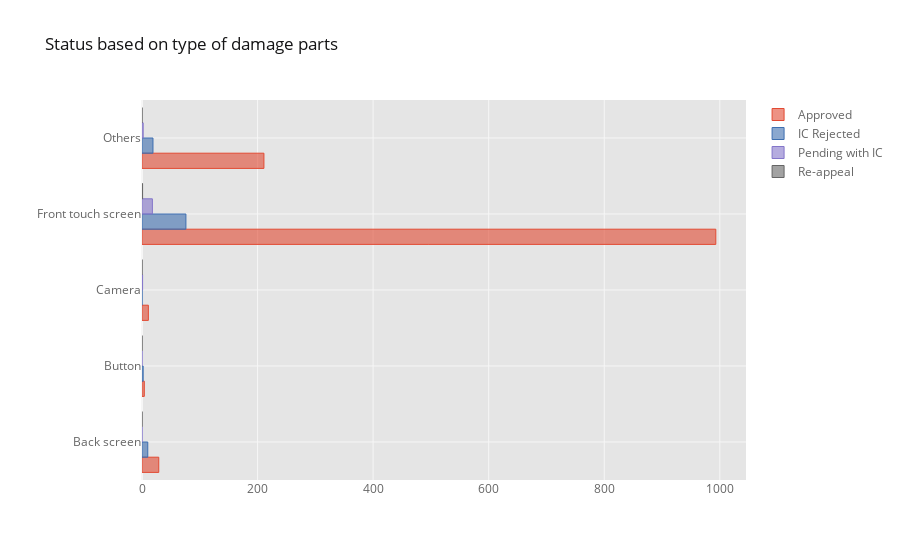

The notebook cell saved with this chart:
### Markdown cell above
## The Approval and Rejection rates linearly scale towards the number of cases with respective damages.

### Code cell
pd.crosstab(claim_attributes['damagePart'],claim_attributes['verification_sub_status']).iloc[1:].iplot("bar",orientation="h",title="Status based on type of damage parts")

### Figure 1 — Plotly figure (JSON) as saved in the notebook; plotly's stock layout.template omitted (floating-point values rounded to 4 significant figures)
{"data": [{"marker": {"color": "rgba(226, 74, 51, 0.6)", "line": {"color": "rgba(226, 74, 51, 1.0)", "width": 1}}, "name": "Approved", "orientation": "h", "text": "", "type": "bar", "x": [29, 4, 11, 993, 211], "y": ["Back screen", "Button", "Camera", "Front touch screen", "Others"]}, {"marker": {"color": "rgba(62, 111, 176, 0.6)", "line": {"color": "rgba(62, 111, 176, 1.0)", "width": 1}}, "name": "IC Rejected", "orientation": "h", "text": "", "type": "bar", "x": [10, 2, 0, 76, 19], "y": ["Back screen", "Button", "Camera", "Front touch screen", "Others"]}, {"marker": {"color": "rgba(132, 118, 202, 0.6)", "line": {"color": "rgba(132, 118, 202, 1.0)", "width": 1}}, "name": "Pending with IC", "orientation": "h", "text": "", "type": "bar", "x": [0, 0, 1, 18, 2], "y": ["Back screen", "Button", "Camera", "Front touch screen", "Others"]}, {"marker": {"color": "rgba(101, 101, 101, 0.6)", "line": {"color": "rgba(101, 101, 101, 1.0)", "width": 1}}, "name": "Re-appeal", "orientation": "h", "text": "", "type": "bar", "x": [0, 0, 0, 1, 0], "y": ["Back screen", "Button", "Camera", "Front touch screen", "Others"]}], "layout": {"legend": {"bgcolor": "#FFFFFF", "font": {"color": "#666666"}}, "paper_bgcolor": "#FFFFFF", "plot_bgcolor": "#E5E5E5", "title": {"font": {"color": "#151516"}, "text": "Status based on type of damage parts"}, "xaxis": {"gridcolor": "#F6F6F6", "showgrid": true, "tickfont": {"color": "#666666"}, "title": {"font": {"color": "#666666"}, "text": ""}, "zerolinecolor": "#F6F6F6"}, "yaxis": {"gridcolor": "#F6F6F6", "showgrid": true, "tickfont": {"color": "#666666"}, "title": {"font": {"color": "#666666"}, "text": ""}, "zerolinecolor": "#F6F6F6"}}}
